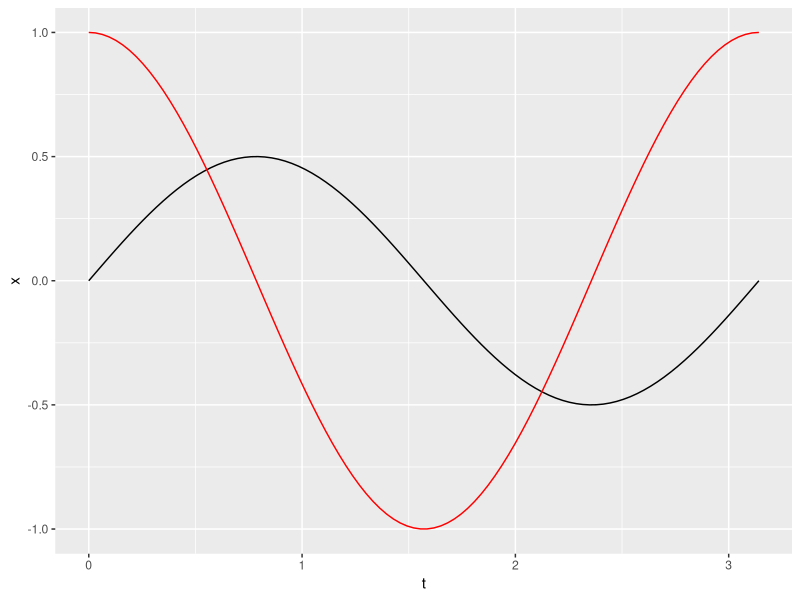
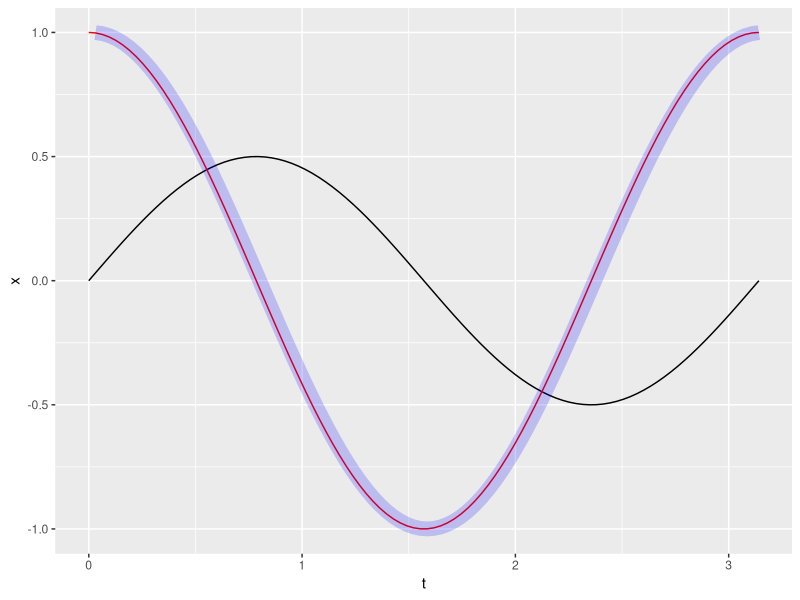

Write the R code that produced these figures, in order.
## ---- chunk 1
knitr::opts_chunk$set(echo = TRUE)
library(dplyr)
library(ggplot2)
library(gridExtra)
library(scales)
## ---- chunk 2

## ---- chunk 3
bac_growth <- function(initial_p, time) {
  p_i <- initial_p
  t <- time
  p_n <- p_i * 2^(t/4)
  p_n
}

bac_growth(1000, 10)
bac_growth(1000, 24)
## ---- chunk 4

## ---- chunk 5
LSE <- function(x) {
  c <- max(x)
  y <- c + log(sum(exp(x - c)))
  y
}

X <- c(1e3, 1e3 + 1, 1e3 + 2)
LSE(X)

## ---- chunk 6
softmax_log <- function(x) {
  x_new <- x - LSE(x)
  x_new
}
softmax_log(X)
sum(exp(softmax_log(X)))
## ---- chunk 7
n <- 100
t <- seq(0, pi, length = n)
x <- sin(t) * cos(t)
dxdt <- cos(t)^2 - sin(t)^2  # derived derivative

d <- tibble(t, x, dxdt)
p <- ggplot(d, aes(t, x))
p + geom_line() + geom_line(aes(y = dxdt), col = 'red')
## ---- chunk 8
s <- pi / (n - 1)        # choose the same step s as the increment in the t sequence
all.equal(s, diff(t)[1]) # check that the above statement is true

appr_dxdt <- diff(x)/s   # derivative ≈ rise / run
d <- d %>%
  mutate(appr_dxdt = c(NA, appr_dxdt))
p <- ggplot(d, aes(t, x))
p + geom_line() + geom_line(aes(y = dxdt), col = 'red') +
  geom_line(aes(y = appr_dxdt), col = 'blue', size = 5, alpha = 1/5) 
# the approximated derivative value (blue band) cover the true value (red line)
